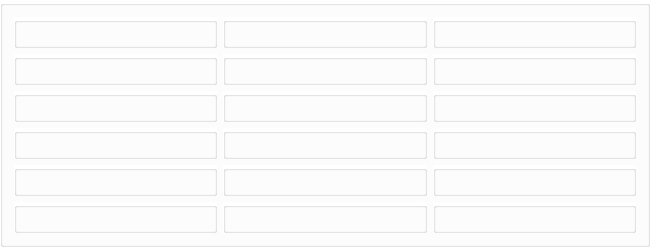
        <widget class="QGroupBox" name="Units_List">
         <property name="minimumSize">
          <size>
           <width>650</width>
           <height>0</height>
          </size>
         </property>
         <property name="styleSheet">
          <string notr="true">QGroupBox{
background: white;
}</string>
         </property>
         <property name="title">
          <string/>
         </property>
         <layout class="QGridLayout" name="gridLayout_4">
          <item row="5" column="0">
           <widget class="QGroupBox" name="Unit_11">
            <property name="title">
             <string/>
            </property>
            <widget class="QLabel" name="Unit_Icon_11">
             <property name="geometry">
              <rect>
               <x>10</x>
               <y>20</y>
               <width>55</width>
               <height>41</height>
              </rect>
             </property>
             <property name="text">
              <string/>
             </property>
             <property name="pixmap">
              <pixmap resource="resources.qrc">:/TFT_Set_6/champions/Zilean.png</pixmap>
             </property>
             <property name="scaledContents">
              <bool>true</bool>
             </property>
            </widget>
            <widget class="QLabel" name="Unit_Stats_11">
             <property name="geometry">
              <rect>
               <x>70</x>
               <y>20</y>
               <width>101</width>
               <height>31</height>
              </rect>
             </property>
             <property name="text">
              <string>_Star _Amount</string>
             </property>
            </widget>
           </widget>
          </item>
          <item row="0" column="2">
           <widget class="QGroupBox" name="Unit_13">
            <property name="title">
             <string/>
            </property>
            <widget class="QLabel" name="Unit_Icon_13">
             <property name="geometry">
              <rect>
               <x>10</x>
               <y>20</y>
               <width>55</width>
               <height>41</height>
              </rect>
             </property>
             <property name="text">
              <string/>
             </property>
             <property name="pixmap">
              <pixmap resource="resources.qrc">:/TFT_Set_6/champions/Zilean.png</pixmap>
             </property>
             <property name="scaledContents">
              <bool>true</bool>
             </property>
            </widget>
            <widget class="QLabel" name="Unit_Stats_13">
             <property name="geometry">
              <rect>
               <x>70</x>
               <y>20</y>
               <width>101</width>
               <height>31</height>
              </rect>
             </property>
             <property name="text">
              <string>_Star _Amount</string>
             </property>
            </widget>
           </widget>
          </item>
          <item row="5" column="1">
           <widget class="QGroupBox" name="Unit_12">
            <property name="title">
             <string/>
            </property>
            <widget class="QLabel" name="Unit_Icon_12">
             <property name="geometry">
              <rect>
               <x>10</x>
               <y>20</y>
               <width>55</width>
               <height>41</height>
              </rect>
             </property>
             <property name="text">
              <string/>
             </property>
             <property name="pixmap">
              <pixmap resource="resources.qrc">:/TFT_Set_6/champions/Zilean.png</pixmap>
             </property>
             <property name="scaledContents">
              <bool>true</bool>
             </property>
            </widget>
            <widget class="QLabel" name="Unit_Stats_12">
             <property name="geometry">
              <rect>
               <x>70</x>
               <y>20</y>
               <width>101</width>
               <height>31</height>
              </rect>
             </property>
             <property name="text">
              <string>_Star _Amount</string>
             </property>
            </widget>
           </widget>
          </item>
          <item row="4" column="1">
           <widget class="QGroupBox" name="Unit_10">
            <property name="title">
             <string/>
            </property>
            <widget class="QLabel" name="Unit_Icon_10">
             <property name="geometry">
              <rect>
               <x>10</x>
               <y>20</y>
               <width>55</width>
               <height>41</height>
              </rect>
             </property>
             <property name="text">
              <string/>
             </property>
             <property name="pixmap">
              <pixmap resource="resources.qrc">:/TFT_Set_6/champions/Zilean.png</pixmap>
             </property>
             <property name="scaledContents">
              <bool>true</bool>
             </property>
            </widget>
            <widget class="QLabel" name="Unit_Stats_10">
             <property name="geometry">
              <rect>
               <x>70</x>
               <y>20</y>
               <width>101</width>
               <height>31</height>
              </rect>
             </property>
             <property name="text">
              <string>_Star _Amount</string>
             </property>
            </widget>
           </widget>
          </item>
          <item row="0" column="0">
           <widget class="QGroupBox" name="Unit_1">
            <property name="title">
             <string/>
            </property>
            <widget class="QLabel" name="Unit_Icon_1">
             <property name="geometry">
              <rect>
               <x>10</x>
               <y>20</y>
               <width>55</width>
               <height>41</height>
              </rect>
             </property>
             <property name="text">
              <string/>
             </property>
             <property name="pixmap">
              <pixmap resource="resources.qrc">:/TFT_Set_6/champions/Zilean.png</pixmap>
             </property>
             <property name="scaledContents">
              <bool>true</bool>
             </property>
            </widget>
            <widget class="QLabel" name="Unit_Stats_1">
             <property name="geometry">
              <rect>
               <x>70</x>
               <y>20</y>
               <width>101</width>
               <height>31</height>
              </rect>
             </property>
             <property name="text">
              <string>_Star _Amount</string>
             </property>
            </widget>
           </widget>
          </item>
          <item row="1" column="0">
           <widget class="QGroupBox" name="Unit_2">
            <property name="title">
             <string/>
            </property>
            <widget class="QLabel" name="Unit_Icon_2">
             <property name="geometry">
              <rect>
               <x>10</x>
               <y>20</y>
               <width>55</width>
               <height>41</height>
              </rect>
             </property>
             <property name="text">
              <string/>
             </property>
             <property name="pixmap">
              <pixmap resource="resources.qrc">:/TFT_Set_6/champions/Zilean.png</pixmap>
             </property>
             <property name="scaledContents">
              <bool>true</bool>
             </property>
            </widget>
            <widget class="QLabel" name="Unit_Stats_2">
             <property name="geometry">
              <rect>
               <x>70</x>
               <y>20</y>
               <width>101</width>
               <height>31</height>
              </rect>
             </property>
             <property name="text">
              <string>_Star _Amount</string>
             </property>
            </widget>
           </widget>
          </item>
          <item row="3" column="1">
           <widget class="QGroupBox" name="Unit_8">
            <property name="title">
             <string/>
            </property>
            <widget class="QLabel" name="Unit_Icon_8">
             <property name="geometry">
              <rect>
               <x>10</x>
               <y>20</y>
               <width>55</width>
               <height>41</height>
              </rect>
             </property>
             <property name="text">
              <string/>
             </property>
             <property name="pixmap">
              <pixmap resource="resources.qrc">:/TFT_Set_6/champions/Zilean.png</pixmap>
             </property>
             <property name="scaledContents">
              <bool>true</bool>
             </property>
            </widget>
            <widget class="QLabel" name="Unit_Stats_8">
             <property name="geometry">
              <rect>
               <x>70</x>
               <y>20</y>
               <width>101</width>
               <height>31</height>
              </rect>
             </property>
             <property name="text">
              <string>_Star _Amount</string>
             </property>
            </widget>
           </widget>
          </item>
          <item row="3" column="0">
           <widget class="QGroupBox" name="Unit_7">
            <property name="title">
             <string/>
            </property>
            <widget class="QLabel" name="Unit_Icon_7">
             <property name="geometry">
              <rect>
               <x>10</x>
               <y>20</y>
               <width>55</width>
               <height>41</height>
              </rect>
             </property>
             <property name="text">
              <string/>
             </property>
             <property name="pixmap">
              <pixmap resource="resources.qrc">:/TFT_Set_6/champions/Zilean.png</pixmap>
             </property>
             <property name="scaledContents">
              <bool>true</bool>
             </property>
            </widget>
            <widget class="QLabel" name="Unit_Stats_7">
             <property name="geometry">
              <rect>
               <x>70</x>
               <y>20</y>
               <width>101</width>
               <height>31</height>
              </rect>
             </property>
             <property name="text">
              <string>_Star _Amount</string>
             </property>
            </widget>
           </widget>
          </item>
          <item row="1" column="1">
           <widget class="QGroupBox" name="Unit_4">
            <property name="title">
             <string/>
            </property>
            <widget class="QLabel" name="Unit_Icon_4">
             <property name="geometry">
              <rect>
               <x>10</x>
               <y>20</y>
               <width>55</width>
               <height>41</height>
              </rect>
             </property>
             <property name="text">
              <string/>
             </property>
             <property name="pixmap">
              <pixmap resource="resources.qrc">:/TFT_Set_6/champions/Zilean.png</pixmap>
             </property>
             <property name="scaledContents">
              <bool>true</bool>
             </property>
            </widget>
            <widget class="QLabel" name="Unit_Stats_4">
             <property name="geometry">
              <rect>
               <x>70</x>
               <y>20</y>
               <width>101</width>
               <height>31</height>
              </rect>
             </property>
             <property name="text">
              <string>_Star _Amount</string>
             </property>
            </widget>
           </widget>
          </item>
          <item row="0" column="1">
           <widget class="QGroupBox" name="Unit_3">
            <property name="title">
             <string/>
            </property>
            <widget class="QLabel" name="Unit_Icon_3">
             <property name="geometry">
              <rect>
               <x>10</x>
               <y>20</y>
               <width>55</width>
               <height>41</height>
              </rect>
             </property>
             <property name="text">
              <string/>
             </property>
             <property name="pixmap">
              <pixmap resource="resources.qrc">:/TFT_Set_6/champions/Zilean.png</pixmap>
             </property>
             <property name="scaledContents">
              <bool>true</bool>
             </property>
            </widget>
            <widget class="QLabel" name="Unit_Stats_3">
             <property name="geometry">
              <rect>
               <x>70</x>
               <y>20</y>
               <width>101</width>
               <height>31</height>
              </rect>
             </property>
             <property name="text">
              <string>_Star _Amount</string>
             </property>
            </widget>
           </widget>
          </item>
          <item row="2" column="0">
           <widget class="QGroupBox" name="Unit_5">
            <property name="title">
             <string/>
            </property>
            <widget class="QLabel" name="Unit_Icon_5">
             <property name="geometry">
              <rect>
               <x>10</x>
               <y>20</y>
               <width>55</width>
               <height>41</height>
              </rect>
             </property>
             <property name="text">
              <string/>
             </property>
             <property name="pixmap">
              <pixmap resource="resources.qrc">:/TFT_Set_6/champions/Zilean.png</pixmap>
             </property>
             <property name="scaledContents">
              <bool>true</bool>
             </property>
            </widget>
            <widget class="QLabel" name="Unit_Stats_5">
             <property name="geometry">
              <rect>
               <x>70</x>
               <y>20</y>
               <width>101</width>
               <height>31</height>
              </rect>
             </property>
             <property name="text">
              <string>_Star _Amount</string>
             </property>
            </widget>
           </widget>
          </item>
          <item row="4" column="0">
           <widget class="QGroupBox" name="Unit_9">
            <property name="title">
             <string/>
            </property>
            <widget class="QLabel" name="Unit_Icon_9">
             <property name="geometry">
              <rect>
               <x>10</x>
               <y>20</y>
               <width>55</width>
               <height>41</height>
              </rect>
             </property>
             <property name="text">
              <string/>
             </property>
             <property name="pixmap">
              <pixmap resource="resources.qrc">:/TFT_Set_6/champions/Zilean.png</pixmap>
             </property>
             <property name="scaledContents">
              <bool>true</bool>
             </property>
            </widget>
            <widget class="QLabel" name="Unit_Stats_9">
             <property name="geometry">
              <rect>
               <x>70</x>
               <y>20</y>
               <width>101</width>
               <height>31</height>
              </rect>
             </property>
             <property name="text">
              <string>_Star _Amount</string>
             </property>
            </widget>
           </widget>
          </item>
          <item row="2" column="1">
           <widget class="QGroupBox" name="Unit_6">
            <property name="title">
             <string/>
            </property>
            <widget class="QLabel" name="Unit_Icon_6">
             <property name="geometry">
              <rect>
               <x>10</x>
               <y>20</y>
               <width>55</width>
               <height>41</height>
              </rect>
             </property>
             <property name="text">
              <string/>
             </property>
             <property name="pixmap">
              <pixmap resource="resources.qrc">:/TFT_Set_6/champions/Zilean.png</pixmap>
             </property>
             <property name="scaledContents">
              <bool>true</bool>
             </property>
            </widget>
            <widget class="QLabel" name="Unit_Stats_6">
             <property name="geometry">
              <rect>
               <x>70</x>
               <y>20</y>
               <width>101</width>
               <height>31</height>
              </rect>
             </property>
             <property name="text">
              <string>_Star _Amount</string>
             </property>
            </widget>
           </widget>
          </item>
          <item row="1" column="2">
           <widget class="QGroupBox" name="Unit_14">
            <property name="title">
             <string/>
            </property>
            <widget class="QLabel" name="Unit_Icon_14">
             <property name="geometry">
              <rect>
               <x>10</x>
               <y>20</y>
               <width>55</width>
               <height>41</height>
              </rect>
             </property>
             <property name="text">
              <string/>
             </property>
             <property name="pixmap">
              <pixmap resource="resources.qrc">:/TFT_Set_6/champions/Zilean.png</pixmap>
             </property>
             <property name="scaledContents">
              <bool>true</bool>
             </property>
            </widget>
            <widget class="QLabel" name="Unit_Stats_14">
             <property name="geometry">
              <rect>
               <x>70</x>
               <y>20</y>
               <width>101</width>
               <height>31</height>
              </rect>
             </property>
             <property name="text">
              <string>_Star _Amount</string>
             </property>
            </widget>
           </widget>
          </item>
          <item row="2" column="2">
           <widget class="QGroupBox" name="Unit_15">
            <property name="title">
             <string/>
            </property>
            <widget class="QLabel" name="Unit_Icon_15">
             <property name="geometry">
              <rect>
               <x>10</x>
               <y>20</y>
               <width>55</width>
               <height>41</height>
              </rect>
             </property>
             <property name="text">
              <string/>
             </property>
             <property name="pixmap">
              <pixmap resource="resources.qrc">:/TFT_Set_6/champions/Zilean.png</pixmap>
             </property>
             <property name="scaledContents">
              <bool>true</bool>
             </property>
            </widget>
            <widget class="QLabel" name="Unit_Stats_15">
             <property name="geometry">
              <rect>
               <x>70</x>
               <y>20</y>
               <width>101</width>
               <height>31</height>
              </rect>
             </property>
             <property name="text">
              <string>_Star _Amount</string>
             </property>
            </widget>
           </widget>
          </item>
          <item row="3" column="2">
           <widget class="QGroupBox" name="Unit_16">
            <property name="title">
             <string/>
            </property>
            <widget class="QLabel" name="Unit_Icon_16">
             <property name="geometry">
              <rect>
               <x>10</x>
               <y>20</y>
               <width>55</width>
               <height>41</height>
              </rect>
             </property>
             <property name="text">
              <string/>
             </property>
             <property name="pixmap">
              <pixmap resource="resources.qrc">:/TFT_Set_6/champions/Zilean.png</pixmap>
             </property>
             <property name="scaledContents">
              <bool>true</bool>
             </property>
            </widget>
            <widget class="QLabel" name="Unit_Stats_16">
             <property name="geometry">
              <rect>
               <x>70</x>
               <y>20</y>
               <width>101</width>
               <height>31</height>
              </rect>
             </property>
             <property name="text">
              <string>_Star _Amount</string>
             </property>
            </widget>
           </widget>
          </item>
          <item row="4" column="2">
           <widget class="QGroupBox" name="Unit_17">
            <property name="title">
             <string/>
            </property>
            <widget class="QLabel" name="Unit_Icon_17">
             <property name="geometry">
              <rect>
               <x>10</x>
               <y>20</y>
               <width>55</width>
               <height>41</height>
              </rect>
             </property>
             <property name="text">
              <string/>
             </property>
             <property name="pixmap">
              <pixmap resource="resources.qrc">:/TFT_Set_6/champions/Zilean.png</pixmap>
             </property>
             <property name="scaledContents">
              <bool>true</bool>
             </property>
            </widget>
            <widget class="QLabel" name="Unit_Stats_17">
             <property name="geometry">
              <rect>
               <x>70</x>
               <y>20</y>
               <width>101</width>
               <height>31</height>
              </rect>
             </property>
             <property name="text">
              <string>_Star _Amount</string>
             </property>
            </widget>
           </widget>
          </item>
          <item row="5" column="2">
           <widget class="QGroupBox" name="Unit_18">
            <property name="title">
             <string/>
            </property>
            <widget class="QLabel" name="Unit_Icon_18">
             <property name="geometry">
              <rect>
               <x>10</x>
               <y>20</y>
               <width>55</width>
               <height>41</height>
              </rect>
             </property>
             <property name="text">
              <string/>
             </property>
             <property name="pixmap">
              <pixmap resource="resources.qrc">:/TFT_Set_6/champions/Zilean.png</pixmap>
             </property>
             <property name="scaledContents">
              <bool>true</bool>
             </property>
            </widget>
            <widget class="QLabel" name="Unit_Stats_18">
             <property name="geometry">
              <rect>
               <x>70</x>
               <y>20</y>
               <width>101</width>
               <height>31</height>
              </rect>
             </property>
             <property name="text">
              <string>_Star _Amount</string>
             </property>
            </widget>
           </widget>
          </item>
         </layout>
        </widget>
